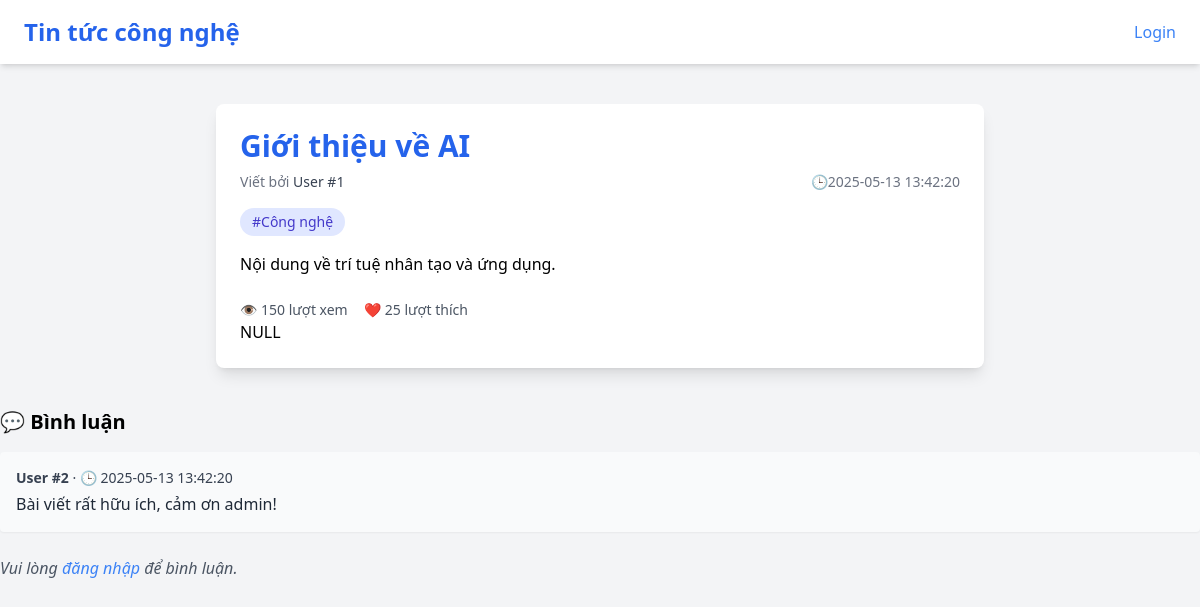
Before: /?id=1 with the older database file.
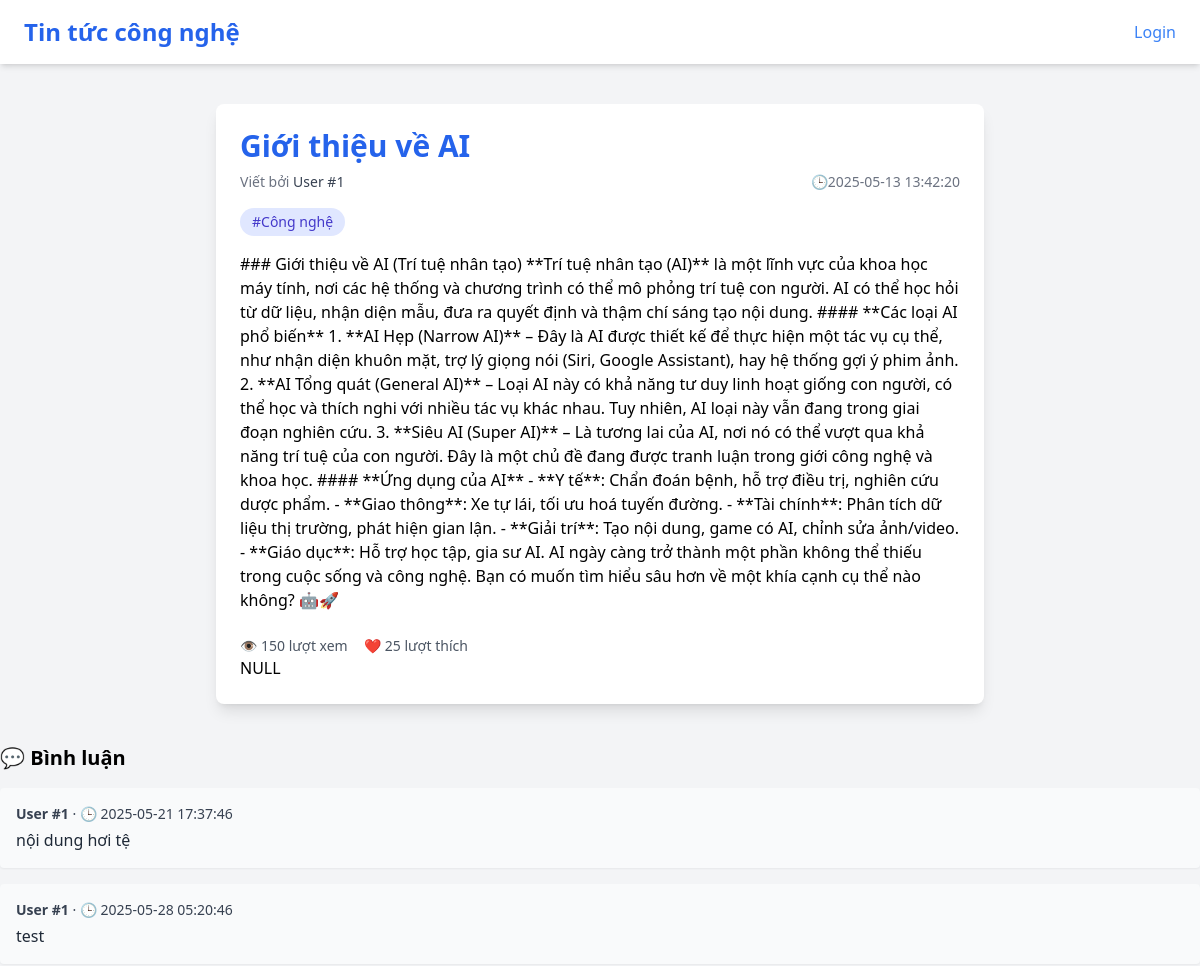
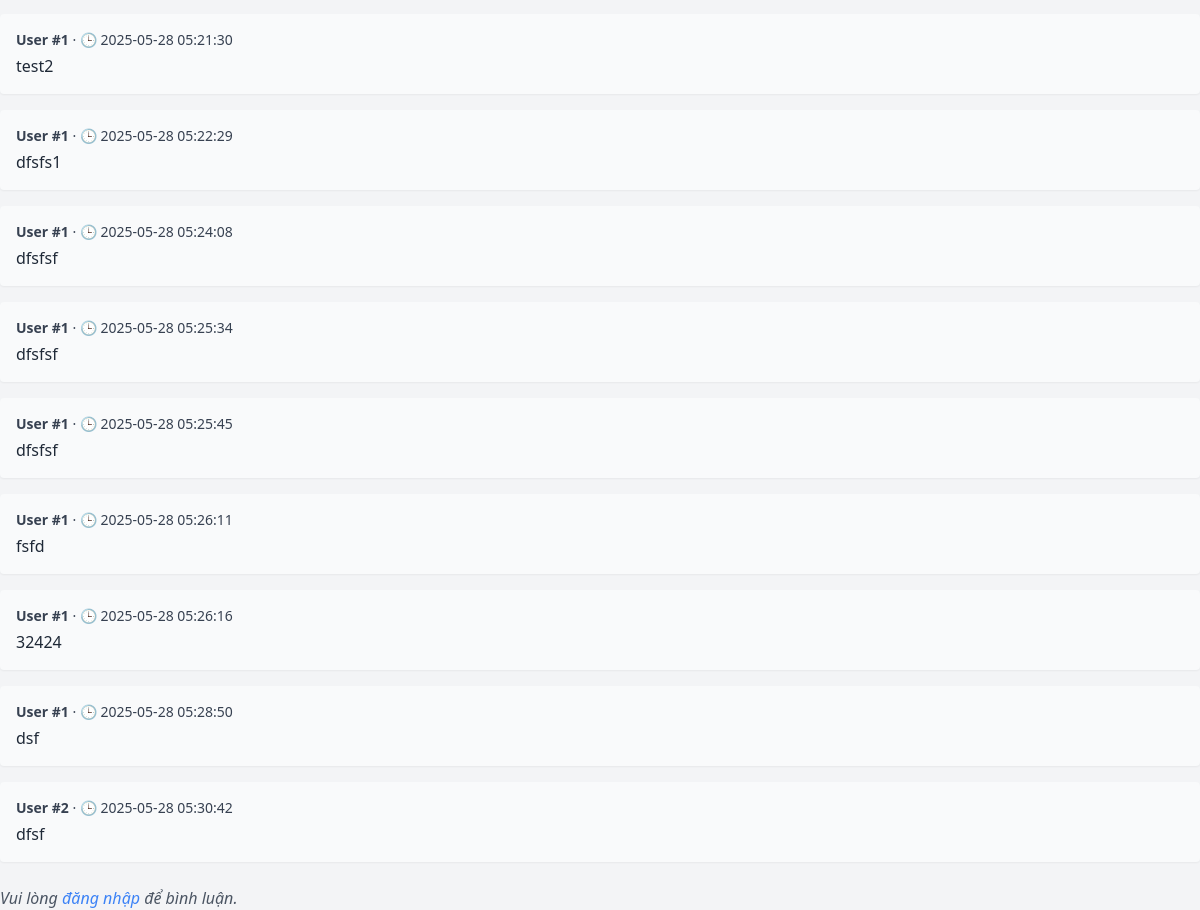
After: the same page with the newer database file (2 pictures, top to bottom).
### tables this page shows
CREATE TABLE `posts`  (
  `post_id` int NOT NULL AUTO_INCREMENT,
  `user_id` int NOT NULL,
  `thumbnail` varchar(255) NULL DEFAULT NULL,
  `title` varchar(255) NOT NULL,
  `content` text NOT NULL,
  `status` enum('draft','published','archived') NOT NULL DEFAULT 'draft',
  `views` int NULL DEFAULT 0,
  `likes` int NULL DEFAULT 0,
  `category` varchar(50) NULL DEFAULT NULL,
  `created_at` timestamp NULL DEFAULT CURRENT_TIMESTAMP,
  `updated_at` timestamp NULL DEFAULT CURRENT_TIMESTAMP ON UPDATE CURRENT_TIMESTAMP,
  PRIMARY KEY (`post_id`) USING BTREE,
  INDEX `user_id`(`user_id` ASC) USING BTREE,
  CONSTRAINT `posts_ibfk_1` FOREIGN KEY (`user_id`) REFERENCES `users` (`id`) ON DELETE CASCADE ON UPDATE RESTRICT
);

CREATE TABLE `comments`  (
  `comment_id` int NOT NULL AUTO_INCREMENT,
  `post_id` int NOT NULL,
  `user_id` int NOT NULL,
  `content` text NOT NULL,
  `created_at` timestamp NULL DEFAULT CURRENT_TIMESTAMP,
  PRIMARY KEY (`comment_id`) USING BTREE,
  INDEX `post_id`(`post_id` ASC) USING BTREE,
  INDEX `user_id`(`user_id` ASC) USING BTREE,
  CONSTRAINT `comments_ibfk_1` FOREIGN KEY (`post_id`) REFERENCES `posts` (`post_id`) ON DELETE CASCADE ON UPDATE RESTRICT,
  CONSTRAINT `comments_ibfk_2` FOREIGN KEY (`user_id`) REFERENCES `users` (`id`) ON DELETE CASCADE ON UPDATE RESTRICT
);

### App/Core/Router.php (called while the page is built, shortened)
<?php
class Router
{
    private $routes = [];
    private static $instance = null;
    public function addRoute($method, $path,$action)
    {
        $this->routes[] = [
            'method' => $method,
            'path' => $path,
            'action' => $action,
        ];
    }
    public static function getInstance()
    {
        if (self::$instance === null) {
            self::$instance = new Router();
        }
        return self::$instance;
    }
    public function dispatch($method, $path)
    {
        foreach ($this->routes as $route) {
            $parsedPath1 = parse_url($path, PHP_URL_PATH);
            $parsedPath2 = parse_url($route['path'], PHP_URL_PATH);
            if ($route['method'] === $method && $parsedPath1 === $parsedPath2) {
                list($controller, $method) = $route['action'];
                $controllerFile = APP_PATH . str_replace('\\', '/', $controller) . '.php';
                if (class_exists($controller)) {
                    $controllerInstance = new $controller();
                    if (method_exists($controllerInstance, $method)) {
                        return $controllerInstance->$method();
                    } else {
                        throw new \Exception("Method $method not found in controller $controller");
                    }
                } else {
                    throw new \Exception("Controller class $controller not found");
                }
            }
        }
        return null;
    }
}

### App/Core/helper.php (called while the page is built, shortened)
<?php
if (!function_exists('getBaseUrl')) {
    function getBaseUrl()
    {
        $protocol = (!empty($_SERVER['HTTPS']) && $_SERVER['HTTPS'] !== 'off') ? 'https' : 'http';
        $host = $_SERVER['HTTP_HOST'];
        return $protocol . '://' . $host;
    }
}
if (!function_exists('url')) {
     function url($path, $params = [])
     {
         return getBaseUrl() . $path;
     }
}
if (!function_exists('viewPath')) {
    function viewPath($view)
    {
        return APP_PATH . 'App/Views/' . str_replace('.', '/', $view) . '.php';
    }
}
if (!function_exists('includeView')) {
    function includeView($name)
    {
        $viewPath = viewPath($name);
        require_once $viewPath;
    }
}
if (!function_exists('session')) {
    function session()
    {
        return new class {
            public function set($key, $value)
            {
                $_SESSION[$key] = $value;
            }
            public function get($key)
            {
                if (isset($_SESSION['flash'][$key])) {
                    $value = $_SESSION['flash'][$key];
                    unset($_SESSION['flash'][$key]);
                    return $value;
                }
                return $_SESSION[$key] ?? null;
            }
            public function has($key)
            {
                return isset($_SESSION[$key]);
            }
            public function remove($key)
            {
                unset($_SESSION[$key]);
            }
            public function all()
            {
                return $_SESSION;
            }
            public function flash($key, $value)
            {
                $_SESSION['flash'][$key] = $value;
            }
        };
    }
}
if (!function_exists('config')) {
    function config($key, $default = null){
        return $default;
    }
}

### App/Core/BaseController.php (called while the page is built, shortened)
<?php
class BaseController {
     public function view($name, $data = [])
     {
         return [
             'type' => 'view',
             'path' => $name,
             'data' => $data
         ];
     }
     public function useModel($model)
     {
         $modelClass = "App\\Models\\" . ucfirst($model);
         $modelNew = new $modelClass();
         $modelNew->db = DB::getInstance();
         return $modelNew;
     }
}

### App/database/DB.php (called while the page is built, shortened)
<?php
class DB
{
    private static $instance = null;
    private \PDO $connection;
    private $host;
    private $dbName;
    private $username;
    private $password;
    private function __construct()
    {
        $this->host = config('DB_HOST', 'localhost');
        $this->dbName = config('DB_NAME', 'app_test');
        $this->username = config('DB_USER', 'root');
        $this->password = config('DB_PASSWORD', '1');
    }
    public static function getInstance()
    {
        if (self::$instance === null) {
            self::$instance = new DB();
        }
        return self::$instance;
    }
    public function connect()
    {
        try {
            $this->connection = new \PDO("mysql:host={$this->host};dbname={$this->dbName}", $this->username, $this->password);
            $this->connection->setAttribute(\PDO::ATTR_ERRMODE, \PDO::ERRMODE_EXCEPTION);
        } catch (\PDOException $e) {
            echo "Connection failed: " . $e->getMessage();
        }
    }
    public function query($sql, $params = [])
    {
        $stmt = $this->connection->prepare($sql);
        $stmt->execute($params);
        return $stmt;
    }
    public function select($table, array $columns = ['*'], $where = '', array $params = [], $fetch = \PDO::FETCH_ASSOC)
    {
        $cols = implode(', ', $columns);
        $tbl  = is_array($table) ? implode(', ', $table) : $table;
        $sql  = "SELECT {$cols} FROM {$tbl}" . ($where !== '' ? " WHERE {$where}" : '');
        return $this->query($sql, $params)->fetchAll($fetch);
    }
}

### App/Controllers/InjectionController.php (called while the page is built, shortened)
<?php
class InjectionController extends BaseController
{
    protected Post $posts;
    public function __construct()
    {
        $this->posts = $this->useModel('post');
        $this->comment = $this->useModel('comment');
    }
    public function post()
    {
        $postId = $_GET['id'];
        if (empty($postId)) {
            $posts = $this->posts->getPostByPublishedAll();
            return $this->view('pages.postNew', [
                'posts' => $posts,
            ]);
        } else {
            $post = $this->posts->getPostByIdPublish($postId);
            $comments = $this->comment->getCommentByPostId($postId);
            return $this->view('pages.post', [
                'post' => $post[0],
                'comments' => $comments,
            ]);
        }
    }
}

### App/Models/Post.php (called while the page is built, shortened)
<?php
class Post
{
    public DB $db;
    protected $tb = 'posts';
    protected $field = [
        'post_id',
        'user_id',
        'thumbnail',
        'title',
        'content',
        'status',
        'views',
        'likes',
        'category',
        'created_at',
        'updated_at',
    ];
    public function getPostByIdPublish($id)
    {
        return $this->db->select($this->tb, $this->field, 'status ="published" and post_id =' . $id);
    }
}

### index.php (called while the page is built, shortened)
<?php
require_once 'App/Core/BaseController.php';
require_once 'App/AppHandle.php';
require_once 'App/database/DB.php';
require_once 'App/Core/helper.php';
$app = new Appilaction();
$app->run();

### App/Models/Comment.php (called while the page is built, shortened)
<?php
class Comment
{
    public DB $db;
    protected $tb = 'comments';
    protected $field = [
        'comment_id',
        'post_id',
        'user_id',
        'content',
        'created_at',
    ];
    public function getCommentByPostId($postId)
    {
        return $this->db->select($this->tb, $this->field, 'post_id =' . $postId);
    }
}

### App/Views/pages/post.php (the view, shortened to what this page needs)
<?php
includeView('header');
?>
<!DOCTYPE html>
<html lang="vi">
<head>
    <script src="https://cdn.tailwindcss.com"></script>
</head>
<body class="bg-gray-100 text-gray-800 font-sans">
<?php require_once 'header_logined.php'; ?>
<div class="max-w-3xl mx-auto p-6 bg-white shadow-lg rounded-lg mt-10">
    <h1 class="text-3xl font-bold text-blue-600 mb-2"><?= $post['title']; ?></h1>
    <div class="text-sm text-gray-500 mb-4 flex items-center justify-between">
        <span>Viết bởi <span class="font-medium text-gray-700">User #<?= $post['user_id']; ?></span></span>
        <span>🕒<?= $post['created_at']; ?></span>
    </div>
    <div class="mb-4 flex flex-wrap gap-2 text-sm">
        <span class="bg-indigo-100 text-indigo-700 px-3 py-1 rounded-full">#<?= $post['category']; ?></span>
    </div>
    <div class="prose prose-lg max-w-none mb-6">
        <p><?= $post['content']; ?></p>
    </div>
    <div class="flex items-center gap-4 text-sm text-gray-600">
        <div class="flex items-center gap-1">
            👁 <span><?= $post['views']; ?> lượt xem</span>
        </div>
        <div class="flex items-center gap-1">
            ❤️ <span><?= $post['likes']; ?> lượt thích</span>
        </div>
    </div>
    <?=var_dump(session()->get('user'))?>
</div>
<div class="mt-10">
    <h2 class="text-xl font-semibold mb-4">💬 Bình luận</h2>
    <div class="space-y-4 mb-6">
        <?php if (!empty($comments)) : ?>
            <?php foreach ($comments as $comment) : ?>
                <div class="bg-gray-50 p-4 rounded shadow-sm relative group">
                    <div class="text-sm text-gray-700 mb-1 flex justify-between items-center">
                        <span><strong>User #<?= $comment['user_id']; ?></strong> · 🕒 <?= $comment['created_at']; ?></span>
                    </div>
                    <p class="text-gray-800"><?= htmlspecialchars($comment['content']); ?></p>
                </div>
            <?php endforeach; ?>
        <?php else : ?>
            <p class="text-gray-500 italic">Chưa có bình luận nào. Hãy là người đầu tiên!</p>
        <?php endif; ?>
    </div>
    <?php if (!empty(session()->get('user'))) : ?>
        <form action="/comment" method="POST" class="space-y-4">
           <input type="hidden" name="post_id" value="<?= $post['post_id']; ?>">
            <input type="hidden" name="user_id" value="<?= session()->get('user')['id']; ?>">
            <textarea name="content" rows="3" class="w-full p-3 border rounded focus:outline-none focus:ring-2 focus:ring-blue-400" placeholder="Viết bình luận..."></textarea>
            <button type="submit" class="bg-blue-600 text-white px-4 py-2 rounded hover:bg-blue-700">Gửi bình luận</button>
        </form>
    <?php else : ?>
        <p class="text-gray-600 italic">Vui lòng <a href="/login?redirect=/post?id=<?= $post['post_id']; ?>" class="text-blue-500 hover:underline">đăng nhập</a> để bình luận.</p>
    <?php endif; ?>
</div>
</body>
</html>

### App/AppHandle.php (shortened to what this page needs)
<?php
class Appilaction {
    private Router $router;
    public function __construct()
    {
        $this->router = Router::getInstance();
    }
    public function run()
    {
        try {
            $requestMethod = $_SERVER['REQUEST_METHOD'];
            $requestPath = $_SERVER['REQUEST_URI'];
            $response = $this->router->dispatch($requestMethod, $requestPath);
            if ($response) {
                $type = $response['type'] ?? 'none';
                switch ($type) {
                    case 'view':
                        $viewFile = APP_PATH . 'App/Views/' . str_replace('.', '/', $response['path']) . '.php';
                        if (file_exists($viewFile)) {
                            require $viewFile;
                        } else {
                            http_response_code(404);
                            echo "404 Not Found";
                        }
                        break;
                }
            } else {
                echo $response;
            }
        } catch (\Throwable $e) {
            http_response_code(500);
            echo "500 Internal Server Error: " . $e->getMessage();
        }
    }
}

### App/Views/header.php (shortened to what this page needs)
<!DOCTYPE html>
<html lang="en">
<head>
    <script src="https://cdn.tailwindcss.com"></script>
    <link rel="stylesheet" href="https://cdnjs.cloudflare.com/ajax/libs/font-awesome/6.4.2/css/all.min.css">
</head>
<body class="bg-gray-100 min-h-screen">

### App/Views/pages/header_logined.php
<header class="bg-white shadow-md">
    <div class="max-w-7xl mx-auto px-6 py-4 flex justify-between items-center">
        <a href="/post" class="text-2xl font-bold text-blue-600">Tin tức công nghệ</a>
        <?php if (!empty(session()->get('user'))) { ?>
            <div class="flex items-center space-x-4">
                <span class="text-gray-700 font-medium">
                    <?= session()->get('user')['name'] ?>
                </span>
                <form action="/logout" method="POST" class="inline">
                    <button type="submit" class="text-red-500 hover:underline">
                        Logout
                    </button>
                </form>
            </div>
        <?php } else { ?>
            <a href="/login" class="text-blue-500 hover:underline">
                Login
            </a>
        <?php } ?>
    </div>
</header>

Changed rows visible on the page:
removed comments: user "2", created_at "2025-05-13 13:42:20", content "Bài viết rất hữu ích, cảm ơn admin!"
changed posts "Giới thiệu về AI": content "Nội dung về trí tuệ nhân tạo và ứng dụng." → "### Giới thiệu về AI (Trí tuệ nhân tạo) **Trí tuệ nhân tạo (AI)** là một lĩnh vực của khoa học máy tính, nơi các hệ thống và chương trình có thể mô phỏng trí tuệ con người. AI có thể học hỏi từ dữ liệu, nhận diện mẫu, đưa ra quyết định và thậm chí sáng tạo nội dung. #### **Các loại AI phổ biến** 1. **AI Hẹp (Narrow AI)** – Đây là AI được thiết kế để thực hiện một tác vụ cụ thể, như nhận diện khuôn mặt, trợ lý giọng nói (Siri, Google Assistant), hay hệ thống gợi ý phim ảnh. 2. **AI Tổng quát (General AI)** – Loại AI này có khả năng tư duy linh hoạt giống con người, có thể học và thích nghi với nhiều tác vụ khác nhau. Tuy nhiên, AI loại này vẫn đang trong giai đoạn nghiên cứu. 3. **Siêu AI…"
added comments: user "1", created_at "2025-05-21 17:37:46", content "nội dung hơi tệ"
added comments: user "1", created_at "2025-05-28 05:20:46", content "test"
added comments: user "1", created_at "2025-05-28 05:21:30", content "test2"
added comments: user "1", created_at "2025-05-28 05:22:29", content "dfsfs1"
added comments: user "1", created_at "2025-05-28 05:24:08", content "dfsfsf"
added comments: user "1", created_at "2025-05-28 05:25:34", content "dfsfsf"
added comments: user "1", created_at "2025-05-28 05:25:45", content "dfsfsf"
added comments: user "1", created_at "2025-05-28 05:26:11", content "fsfd"
added comments: user "1", created_at "2025-05-28 05:26:16", content "32424"
added comments: user "1", created_at "2025-05-28 05:28:50", content "dsf"
added comments: user "2", created_at "2025-05-28 05:30:42", content "dfsf"
